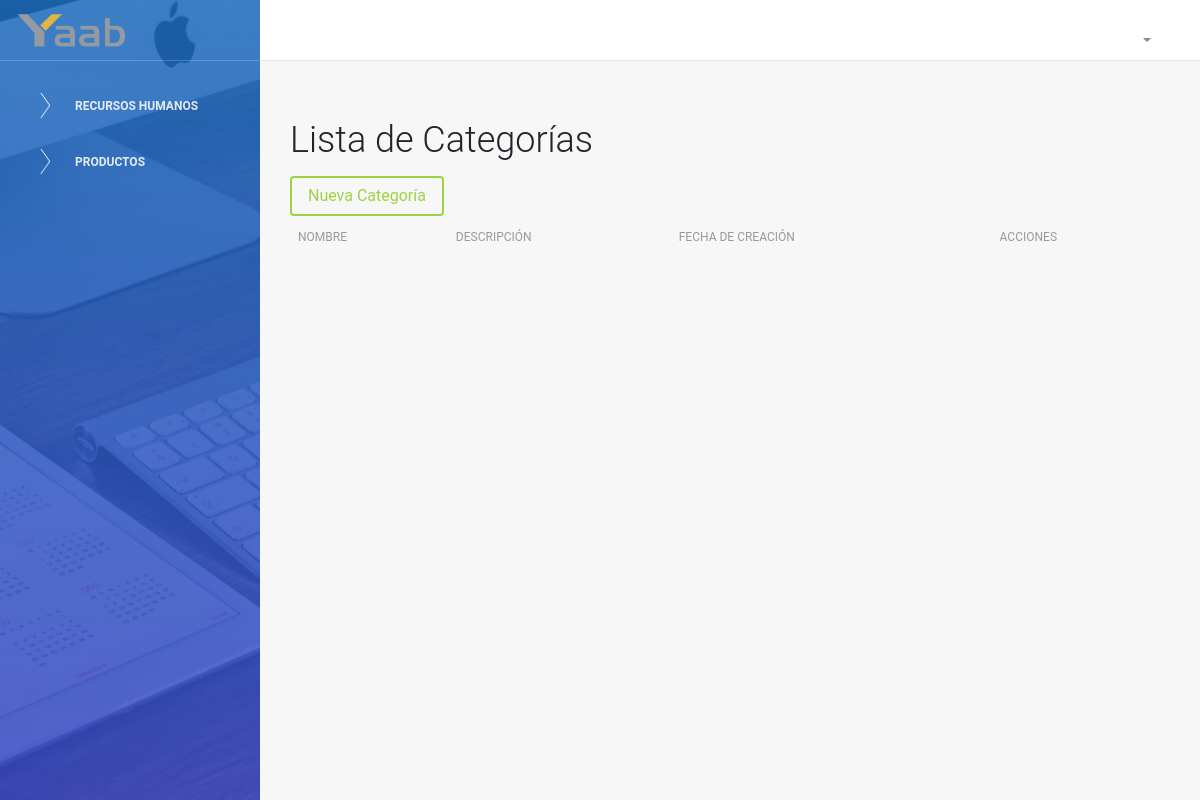
The app's page /yaab/categorias/, older data.
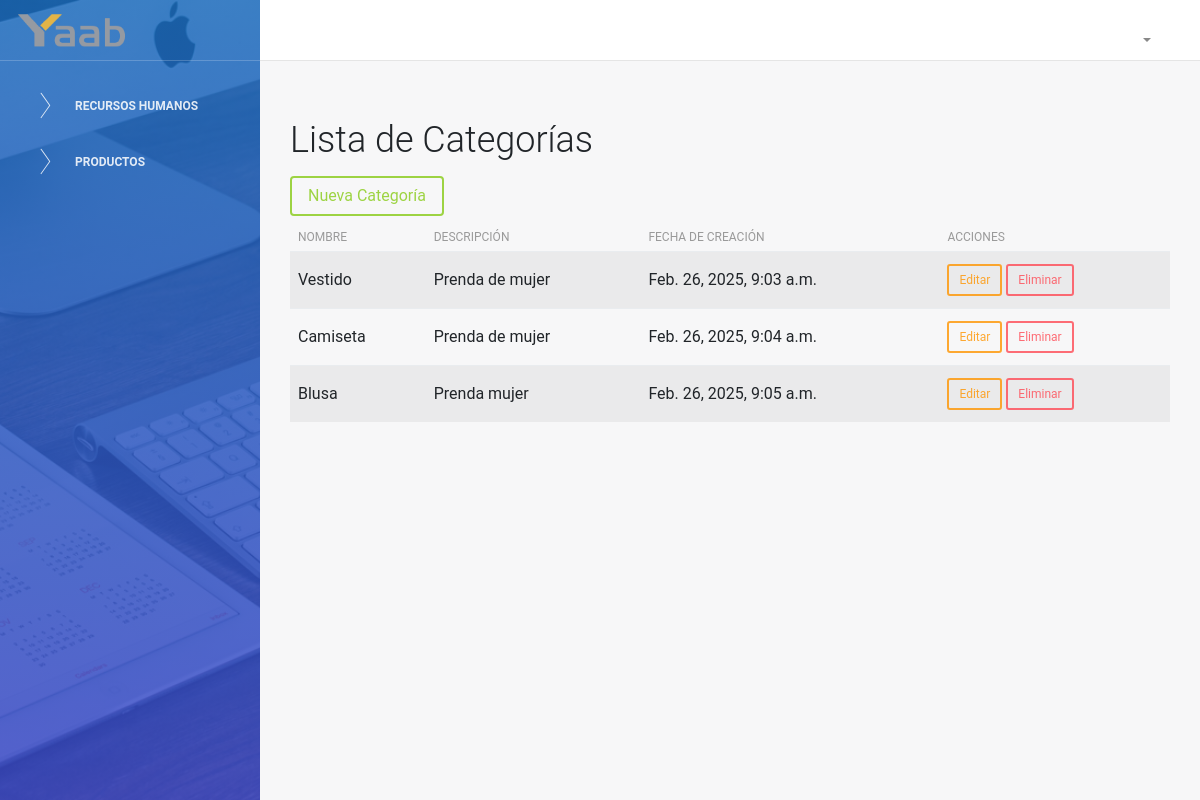
The same page, newer data.
### pruebayaab/models.py (models this page shows, shortened)
class Categoria(models.Model):
    nombre = models.CharField(max_length=100, unique=True)  # Corrección aquí
    descripcion = models.TextField(blank=True, null=True)
    fecha_creacion = models.DateTimeField(auto_now_add=True)  # Fecha automática

### pruebayaab/views.py (the view)
# urls.py: path('categorias/', views.listar_categorias, name='listar_categorias'),
def listar_categorias(request):
    categorias = Categoria.objects.all()
    return render(request, 'pruebayaab/lista.html', {'categorias': categorias})

### pruebayaab/templates/pruebayaab/lista.html
{% extends "pruebayaab/dashboard_template.html" %}
{% block content %}
<h2>Lista de Categorías</h2>
<a href="{% url 'crear_categoria' %}" class="btn btn-success">Nueva Categoría</a>
<table class="table table-striped">
    <thead>
        <tr>
            <th>Nombre</th>
            <th>Descripción</th>
            <th>Fecha de Creación</th>
            <th>Acciones</th>
        </tr>
    </thead>
    <tbody>
        {% for categoria in categorias %}
        <tr>
            <td>{{ categoria.nombre }}</td>
            <td>{{ categoria.descripcion }}</td>
            <td>{{ categoria.fecha_creacion }}</td>
            <td>
                <a href="{% url 'editar_categoria' categoria.id %}" class="btn btn-warning btn-sm">Editar</a>
                <a href="{% url 'eliminar_categoria' categoria.id %}" class="btn btn-danger btn-sm">Eliminar</a>
            </td>
        </tr>
        {% endfor %}
    </tbody>
</table>
{% endblock %}

Row changes from the older to the newer data that the page shows:
added Categoria: nombre "Vestido", descripcion "Prenda de mujer", fecha_creacion "Feb. 26, 2025, 9:03 a.m."
added Categoria: nombre "Camiseta", descripcion "Prenda de mujer", fecha_creacion "Feb. 26, 2025, 9:04 a.m."
added Categoria: nombre "Blusa", descripcion "Prenda mujer", fecha_creacion "Feb. 26, 2025, 9:05 a.m."
